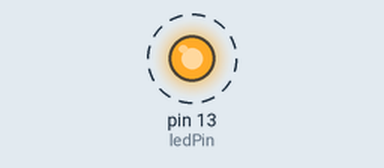
Recording of a sketch running on a simulated Arduino Uno, built with avr-gcc and run on an emulated ATmega328P. Parts: output pins drawn as LEDs (lit = HIGH). Dashed ring = blinking. What the sketch prints to the serial monitor is not drawn.

Above: at 0.5 s.
Timing chart, 0 to 4.7 s (numbered marks = the images above):
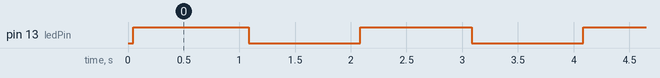

Measured:
- by itself, pin 13 (ledPin): alternates HIGH for 1.0 s and LOW for 1.0 s

The sketch:

blink_test.ino
```cpp
/*
 * Proyek Sekolah: Sensor Pengecek Siap APD (Alat Pelindung Diri)
 * File: blink_test.ino
 * Tujuan: Menguji apakah Arduino Uno yang lama tidak dipakai (4 tahun) masih bekerja normal.
 */

const int ledPin = 13; // LED bawaan pada Arduino Uno (terhubung ke pin 13)

void setup() {
  pinMode(ledPin, OUTPUT);
  Serial.begin(9600);
  Serial.println("=== Tes Arduino Uno Siap APD Dimulai ===");
  Serial.println("Jika kamu membaca pesan ini, chip serial & Arduino berfungsi normal!");
}

void loop() {
  digitalWrite(ledPin, HIGH);   // Nyalakan LED
  Serial.println("Status: LED ON (Indikator Aktif)");
  delay(1000);                  // Tunggu 1 detik

  digitalWrite(ledPin, LOW);    // Matikan LED
  Serial.println("Status: LED OFF");
  delay(1000);                  // Tunggu 1 detik
}
```
